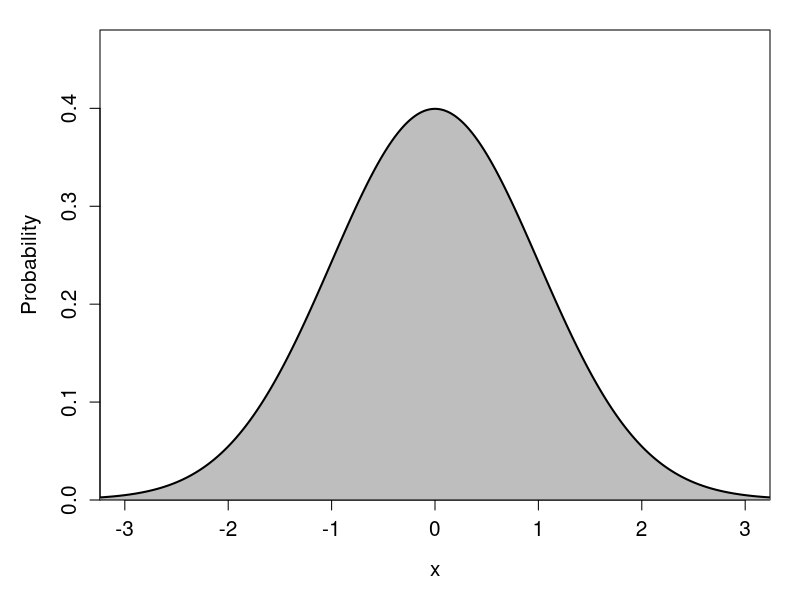
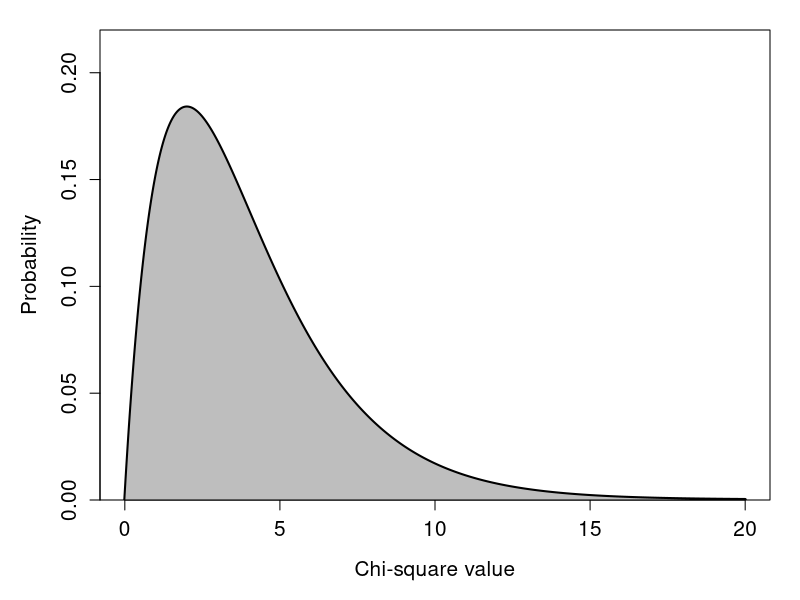
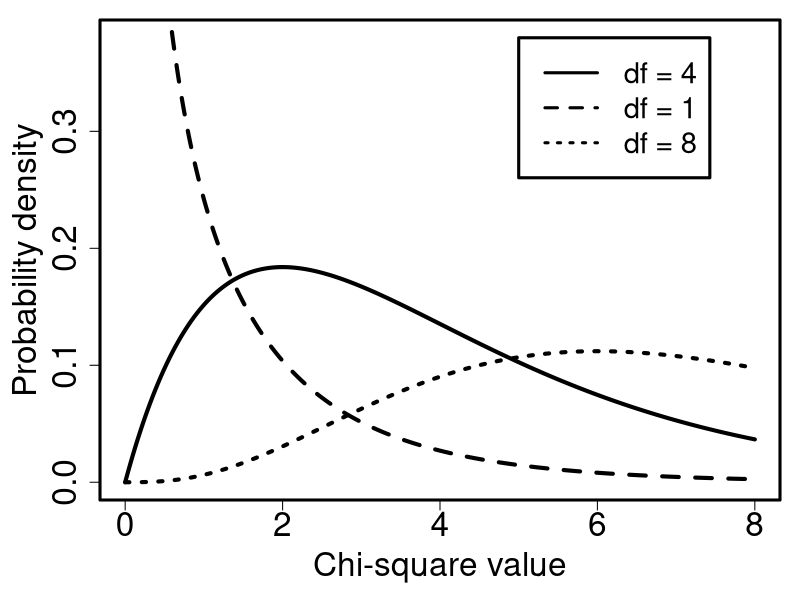
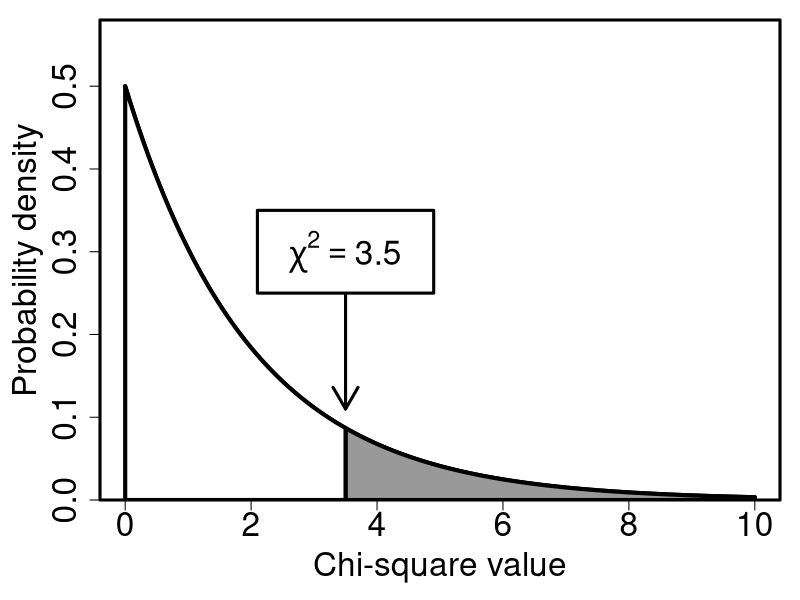

Write the R code that produced these figures, in order.
## ---- chunk 1
par(mar = c(5, 5, 1.5, 1.5));
xx       <- seq(from = -5, to = 5, by = 0.001);
pr_norm  <- dnorm(x = xx, mean = 0, sd = 1);
plot(x = xx, y = pr_norm, type = "l", ylim = c(0, 0.48), 
     ylab = "Probability",  xlab = "x", lwd = 3, xlim = c(-3, 3),
     cex.lab = 1.25, cex.axis = 1.25, yaxs = "i");
polygon(c(xx, max(xx)), c(pr_norm, 0), col="grey");
## ---- chunk 2
par(mar = c(5, 5, 1.5, 1.5));
xx        <- seq(from = 0, to = 20, by = 0.001);
pr_chisq  <- dchisq(x = xx, df = 4);
plot(x = xx, y = pr_chisq, type = "l", ylim = c(0, 0.22), 
     ylab = "Probability",  xlab = "Chi-square value", lwd = 3, xlim = c(0, 20),
     cex.lab = 1.25, cex.axis = 1.25, yaxs = "i");
polygon(c(xx, max(xx)), c(pr_chisq, 0), col="grey");
## ---- chunk 3
df   <- 4;
xx  <- seq(from = 0, to = 8, by = 0.0001);
yy  <- dchisq(x = xx, df = df);
par(mar = c(5, 5, 1, 1), lwd = 3);
mxy <- max(yy[2:length(xx)]);
ymx <- 0.38;
plot(x = xx, y = yy, type = "l", lwd = 4, cex.lab = 2, cex.lab = 2,
 cex.axis = 2, ylab = "Probability density", ylim = c(0, ymx),
 xlab = "Chi-square value", xlim = c(0, 8));
df  <- 1;
y2  <- dchisq(x = xx, df = df);
points(x = xx, y = y2, type = "l", lwd = 4, lty = "dashed");
df  <- 8;
y3  <- dchisq(x = xx, df = df);
points(x = xx, y = y3, type = "l", lwd = 4, lty = "dotted");
legend(x = 5, y = 0.38, cex = 1.75,
       legend = c("df = 4", "df = 1", "df = 8"),
       lty = c("solid", "dashed", "dotted"));
## ---- chunk 4
chis  <- 3.5
p_val <- 0.174;
mbox <- function(x0, x1, y0, y1){
    xx <- seq(from=x0, to=x1, length.out = 100);
    yy <- seq(from=y0, to=y1, length.out = 100);
    xd <- c(rep(x0, 100), xx, rep(x1,100), rev(xx));
    yd <- c(yy, rep(y1,100), rev(yy), rep(y0, 100));
    return(list(x=xd, y=yd));
}
df  <- 2;
zz  <- pchisq(q = chis, df = df);
xx  <- seq(from = 0, to = 10, by = 0.0001);
yy  <- dchisq(x = xx, df = df);
o1  <- which(xx >= chis);
b1  <- which(xx <= chis);
par(mar = c(5, 5, 1, 1), lwd = 3);
ymx <- 0.58;
plot(x = xx, y = yy, type = "l", lwd = 4, cex.lab = 2, cex.lab = 2,
     cex.axis = 2, ylab = "Probability density", ylim = c(0, ymx),
     xlab = "Chi-square value", xlim = c(0, 10), yaxs = "i");
polygon(c(xx[o1], max(xx), rev(xx[o1])),
        c(yy[xx==max(xx)], yy[o1], rep(0, length(xx[o1]))),
        col="grey60", lwd = 4);
mxx <- which(xx == max(xx[b1]));
polygon(c(xx[b1], max(xx[b1]), rev(xx[b1])),
        c(yy[b1], yy[mxx], rep(0, length(b1))),
        col="white", lwd = 4);
arrows(x0 = chis, x1 = chis,
       y0 = 0.3, y1 = 0.11, lwd = 3);
tbox <- mbox(x0 = chis - 1.4, 
             x1 = chis + 1.4, y0 = 0.25, y1 = 0.35);
polygon(x=tbox$x, y=tbox$y, lwd=3, border="black", col="white");
feq <- expression(chi^2 == 3.5);
text(x = chis, y = 0.3, cex = 2, labels = feq);
